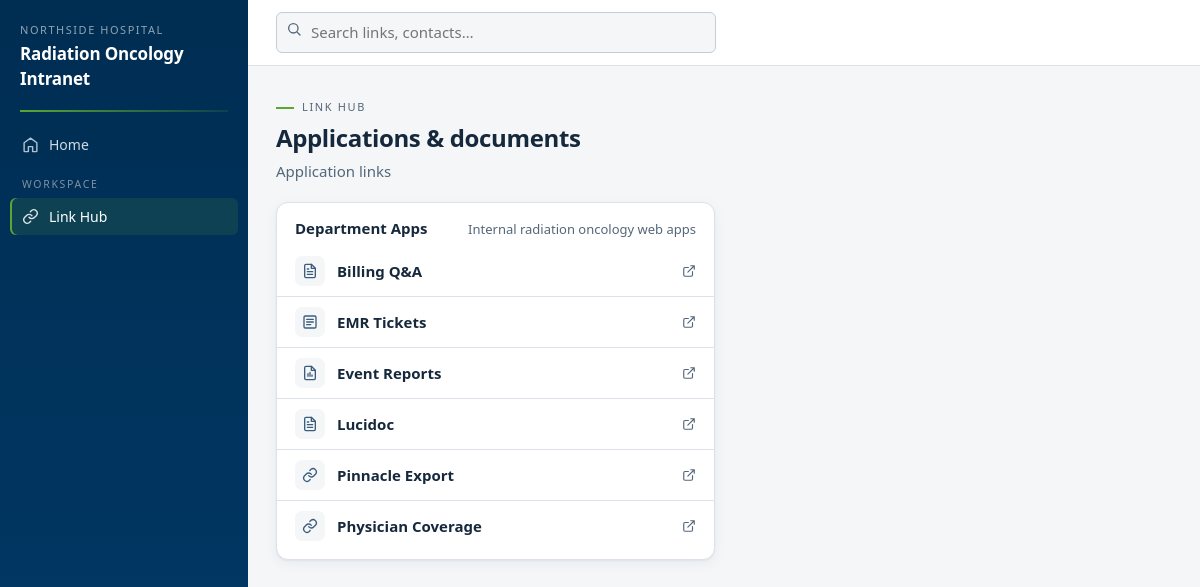
Before: /links/ with the older database file.
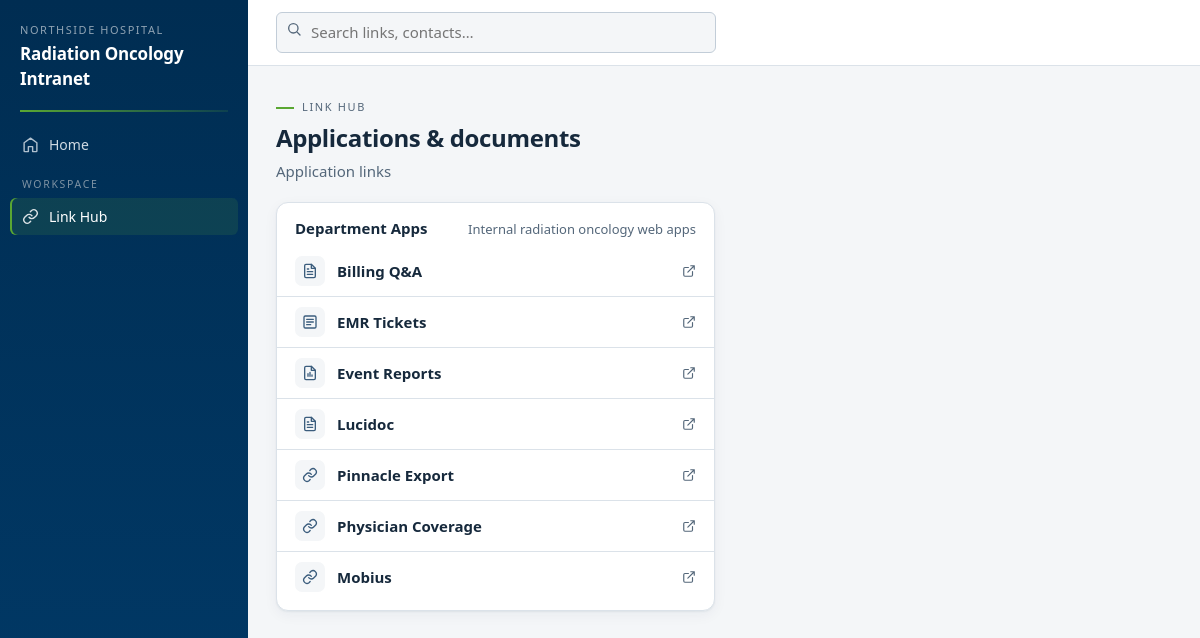
After: the same page with the newer database file.
### apps/linkhub/models.py (models this page shows, shortened)
class LinkCategory(models.Model):
    name = models.CharField(max_length=100, unique=True)
    description = models.CharField(max_length=255, blank=True)
    order = models.PositiveIntegerField(default=100)
    class Meta:
        ordering = ["order", "name"]
        verbose_name_plural = "Link categories"

class Link(models.Model):
    category = models.ForeignKey(LinkCategory, on_delete=models.PROTECT, related_name="links")
    title = models.CharField(max_length=150)
    url = models.CharField(
        max_length=500,
        help_text="http(s) URL, or a UNC/file path like \\\\fileserver\\physics (shown with a copy button).",
    )
    description = models.CharField(max_length=255, blank=True)
    keywords = models.CharField(max_length=255, blank=True, help_text="Extra search terms, comma separated.")
    icon = models.CharField(max_length=40, blank=True, default="link",
                            help_text="Icon key from the built-in set (link, beam, database, document, citrix, folder, report, form).")
    pinned = models.BooleanField(default=False, help_text="Pinned links appear in Quick Links on the home page.")
    open_in_new_tab = models.BooleanField(default=True)
    is_active = models.BooleanField(default=True)
    order = models.PositiveIntegerField(default=100)
    updated_at = models.DateTimeField(auto_now=True)
    class Meta:
        ordering = ["category__order", "order", "title"]
    @property
    def is_unc_path(self) -> bool:
        return self.url.startswith("\\\\") or self.url.lower().startswith("file:")

### apps/linkhub/views.py (the view)
# urls.py: path("", views.link_hub, name="hub"),
@login_not_required  # Link Hub is public even when REQUIRE_LOGIN is on.
def link_hub(request):
    categories = LinkCategory.objects.prefetch_related(
        Prefetch("links", queryset=Link.objects.filter(is_active=True))
    )
    return render(request, "linkhub/hub.html", {"categories": categories})

### apps/core/context_processors.py (called while the page is built)
def site_context(request):
    features = registry.for_user(request.user)
    return {
        "SITE_NAME": settings.SITE_NAME,
        "ORG_NAME": settings.ORG_NAME,
        "nav_sections": registry.sections_for_user(request.user),
        "features": features,
        "feature_slugs": [f.slug for f in features],
    }

### apps/core/registry.py (called while the page is built)
    def visible_to(self, user) -> bool:
        if self.hidden:
            return False
        if not user.is_authenticated:
            if self.staff_only or self.required_group:
                return False
            if self.public:
                return True
            from django.conf import settings
            return not getattr(settings, "REQUIRE_LOGIN", True)
        if self.staff_only and not user.is_staff:
            return False
        if self.required_group and not user.is_superuser:
            return user.groups.filter(name=self.required_group).exists()
        return True

    def for_user(self, user) -> list[Feature]:
        feats = [f for f in self._features.values() if f.visible_to(user)]
        return sorted(feats, key=lambda f: (f.order, f.title))

### templates/linkhub/hub.html (shortened to what this page needs)
{% extends "base.html" %}
{% block content %}
<div class="page-head">
  <div class="eyebrow">Link hub</div>
  <h1>Applications &amp; documents</h1>
  <p class="sub">Application links</p>
</div>
{% if categories %}
<div class="grid cols-2">
  {% for cat in categories %}
    {% if cat.links.all %}
    <div class="card">
      <div class="card-head">
        <h2>{{ cat.name }}</h2>
        {% if cat.description %}<span class="more" style="color:var(--muted)">{{ cat.description }}</span>{% endif %}
      </div>
      <div class="card-body flush">
        {% for link in cat.links.all %}{% include "linkhub/_linkrow.html" %}{% endfor %}
      </div>
    </div>
    {% endif %}
  {% endfor %}
</div>
{% else %}
<div class="card"><div class="empty">No links yet.
  <div class="hint">Add categories and links in the <a href="{% url 'admin:linkhub_linkcategory_changelist' %}">site admin</a>, or run <span class="code">python manage.py seed_demo</span> to load examples.</div>
</div></div>
{% endif %}
{% endblock %}

### templates/linkhub/_linkrow.html (shortened to what this page needs)
<div class="linkrow">
  <div class="li-icon"><svg><use href="#icon-{{ link.icon|default:'link' }}"/></svg></div>
  <div class="li-main">
    {% if link.is_unc_path %}
      <span class="li-main"><strong>{{ link.title }}</strong></span>
      <div class="li-path">{{ link.url }}</div>
    {% else %}
      <a class="title" href="{{ link.url }}" {% if link.open_in_new_tab %}target="_blank" rel="noopener"{% endif %}>{{ link.title }}</a>
    {% endif %}
  </div>
  {% if link.is_unc_path %}
    <button class="copy-btn" type="button" data-copy="{{ link.url }}">Copy path</button>
  {% elif link.open_in_new_tab %}
    <svg style="width:14px;height:14px;color:var(--muted)"><use href="#icon-external"/></svg>
  {% endif %}
</div>

Changed rows visible on the page:
added Link: title "Mobius", open_in_new_tab True (drawn)
